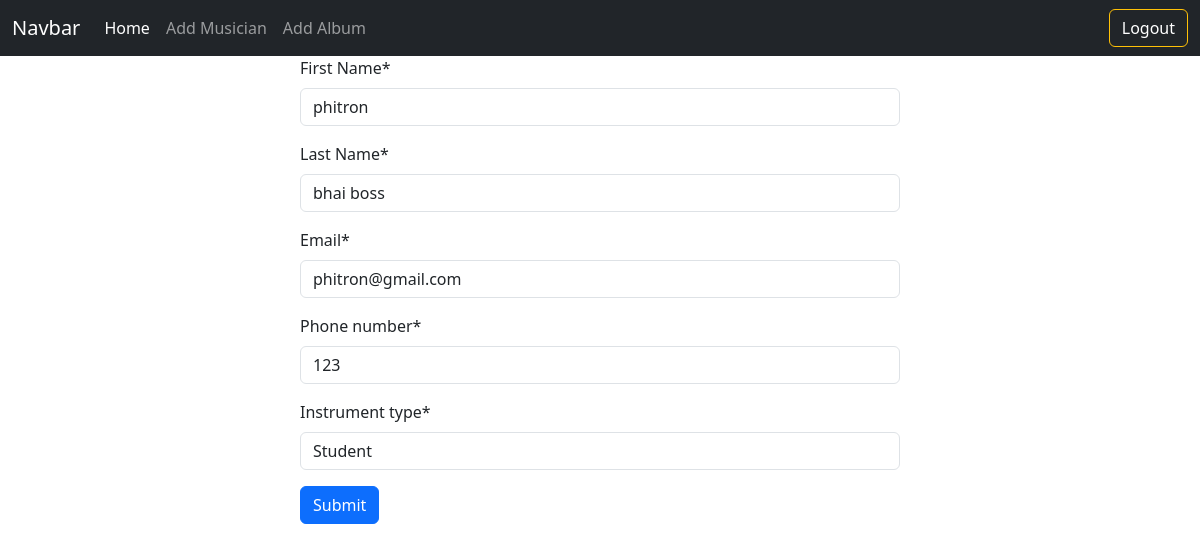
/musician/edit/7 (signed in), run on the app's committed database.
### Musician/models.py (models this page shows, shortened)
class MusicianDB(models.Model):
    First_Name = models.CharField(max_length=40)
    Last_Name = models.CharField(max_length=40)
    Email = models.EmailField()
    Phone_number= models.CharField(max_length=14)
    Instrument_type= models.CharField(max_length=14)

### Musician/views.py (the view)
# urls.py: path('edit/<int:id>', views.edit_musician.as_view(),name='edit_musician'),
@method_decorator(login_required(login_url='login'),name='dispatch')
class edit_musician(UpdateView):
    model = MusicianDB
    form_class = MusicianForm
    template_name = 'musician.html'
    pk_url_kwarg = 'id'
    success_url = reverse_lazy('homepage')

### Musician/forms.py
class MusicianForm(forms.ModelForm):
    class Meta :
        model = MusicianDB
        fields='__all__'

### Musician/templates/musician.html (shortened to what this page needs)
{% extends "base.html" %}
{% load crispy_forms_tags %}
{% block content %}
<form style="width:50% ; margin:auto;" method='post'>
    {{form|crispy}}
    <button class ="btn btn-primary" type="submit">Submit</button>
</form>
{% endblock content %}

### data on the page
MusicianDB: First_Name "phitron", Last_Name "bhai boss", Email "phitron@gmail.com", Phone_number "123", Instrument_type "Student"
